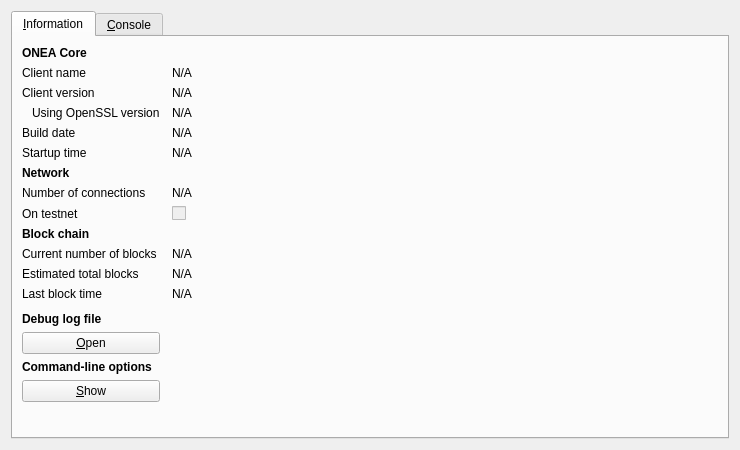
<?xml version="1.0" encoding="UTF-8"?>
<ui version="4.0">
 <class>RPCConsole</class>
 <widget class="QDialog" name="RPCConsole">
  <property name="geometry">
   <rect>
    <x>0</x>
    <y>0</y>
    <width>740</width>
    <height>450</height>
   </rect>
  </property>
  <property name="windowTitle">
   <string>ONEA - Debug window</string>
  </property>
  <layout class="QVBoxLayout" name="verticalLayout_2">
   <item>
    <widget class="QTabWidget" name="tabWidget">
     <property name="currentIndex">
      <number>0</number>
     </property>
     <widget class="QWidget" name="tab_info">
      <attribute name="title">
       <string>&amp;Information</string>
      </attribute>
      <layout class="QGridLayout" name="gridLayout" columnstretch="0,1">
       <property name="horizontalSpacing">
        <number>12</number>
       </property>
       <item row="0" column="0">
        <widget class="QLabel" name="label_9">
         <property name="font">
          <font>
           <weight>75</weight>
           <bold>true</bold>
          </font>
         </property>
         <property name="text">
          <string>ONEA Core</string>
         </property>
        </widget>
       </item>
       <item row="1" column="0">
        <widget class="QLabel" name="label_5">
         <property name="text">
          <string>Client name</string>
         </property>
        </widget>
       </item>
       <item row="1" column="1">
        <widget class="QLabel" name="clientName">
         <property name="cursor">
          <cursorShape>IBeamCursor</cursorShape>
         </property>
         <property name="text">
          <string>N/A</string>
         </property>
         <property name="textFormat">
          <enum>Qt::PlainText</enum>
         </property>
         <property name="textInteractionFlags">
          <set>Qt::LinksAccessibleByMouse|Qt::TextSelectableByKeyboard|Qt::TextSelectableByMouse</set>
         </property>
        </widget>
       </item>
       <item row="2" column="0">
        <widget class="QLabel" name="label_6">
         <property name="text">
          <string>Client version</string>
         </property>
        </widget>
       </item>
       <item row="2" column="1">
        <widget class="QLabel" name="clientVersion">
         <property name="cursor">
          <cursorShape>IBeamCursor</cursorShape>
         </property>
         <property name="text">
          <string>N/A</string>
         </property>
         <property name="textFormat">
          <enum>Qt::PlainText</enum>
         </property>
         <property name="textInteractionFlags">
          <set>Qt::LinksAccessibleByMouse|Qt::TextSelectableByKeyboard|Qt::TextSelectableByMouse</set>
         </property>
        </widget>
       </item>
       <item row="3" column="0">
        <widget class="QLabel" name="label_14">
         <property name="text">
          <string>Using OpenSSL version</string>
         </property>
         <property name="indent">
          <number>10</number>
         </property>
        </widget>
       </item>
       <item row="3" column="1">
        <widget class="QLabel" name="openSSLVersion">
         <property name="cursor">
          <cursorShape>IBeamCursor</cursorShape>
         </property>
         <property name="text">
          <string>N/A</string>
         </property>
         <property name="textFormat">
          <enum>Qt::PlainText</enum>
         </property>
         <property name="textInteractionFlags">
          <set>Qt::LinksAccessibleByMouse|Qt::TextSelectableByKeyboard|Qt::TextSelectableByMouse</set>
         </property>
        </widget>
       </item>
       <item row="4" column="0">
        <widget class="QLabel" name="label_12">
         <property name="text">
          <string>Build date</string>
         </property>
        </widget>
       </item>
       <item row="4" column="1">
        <widget class="QLabel" name="buildDate">
         <property name="cursor">
          <cursorShape>IBeamCursor</cursorShape>
         </property>
         <property name="text">
          <string>N/A</string>
         </property>
         <property name="textFormat">
          <enum>Qt::PlainText</enum>
         </property>
         <property name="textInteractionFlags">
          <set>Qt::LinksAccessibleByMouse|Qt::TextSelectableByKeyboard|Qt::TextSelectableByMouse</set>
         </property>
        </widget>
       </item>
       <item row="5" column="0">
        <widget class="QLabel" name="label_13">
         <property name="text">
          <string>Startup time</string>
         </property>
        </widget>
       </item>
       <item row="5" column="1">
        <widget class="QLabel" name="startupTime">
         <property name="cursor">
          <cursorShape>IBeamCursor</cursorShape>
         </property>
         <property name="text">
          <string>N/A</string>
         </property>
         <property name="textFormat">
          <enum>Qt::PlainText</enum>
         </property>
         <property name="textInteractionFlags">
          <set>Qt::LinksAccessibleByMouse|Qt::TextSelectableByKeyboard|Qt::TextSelectableByMouse</set>
         </property>
        </widget>
       </item>
       <item row="6" column="0">
        <widget class="QLabel" name="label_11">
         <property name="font">
          <font>
           <weight>75</weight>
           <bold>true</bold>
          </font>
         </property>
         <property name="text">
          <string>Network</string>
         </property>
        </widget>
       </item>
       <item row="7" column="0">
        <widget class="QLabel" name="label_7">
         <property name="text">
          <string>Number of connections</string>
         </property>
        </widget>
       </item>
       <item row="7" column="1">
        <widget class="QLabel" name="numberOfConnections">
         <property name="cursor">
          <cursorShape>IBeamCursor</cursorShape>
         </property>
         <property name="text">
          <string>N/A</string>
         </property>
         <property name="textFormat">
          <enum>Qt::PlainText</enum>
         </property>
         <property name="textInteractionFlags">
          <set>Qt::LinksAccessibleByMouse|Qt::TextSelectableByKeyboard|Qt::TextSelectableByMouse</set>
         </property>
        </widget>
       </item>
       <item row="8" column="0">
        <widget class="QLabel" name="label_8">
         <property name="text">
          <string>On testnet</string>
         </property>
        </widget>
       </item>
       <item row="8" column="1">
        <widget class="QCheckBox" name="isTestNet">
         <property name="enabled">
          <bool>false</bool>
         </property>
         <property name="text">
          <string/>
         </property>
        </widget>
       </item>
       <item row="9" column="0">
        <widget class="QLabel" name="label_10">
         <property name="font">
          <font>
           <weight>75</weight>
           <bold>true</bold>
          </font>
         </property>
         <property name="text">
          <string>Block chain</string>
         </property>
        </widget>
       </item>
       <item row="10" column="0">
        <widget class="QLabel" name="label_3">
         <property name="text">
          <string>Current number of blocks</string>
         </property>
        </widget>
       </item>
       <item row="10" column="1">
        <widget class="QLabel" name="numberOfBlocks">
         <property name="cursor">
          <cursorShape>IBeamCursor</cursorShape>
         </property>
         <property name="text">
          <string>N/A</string>
         </property>
         <property name="textFormat">
          <enum>Qt::PlainText</enum>
         </property>
         <property name="textInteractionFlags">
          <set>Qt::LinksAccessibleByMouse|Qt::TextSelectableByKeyboard|Qt::TextSelectableByMouse</set>
         </property>
        </widget>
       </item>
       <item row="11" column="0">
        <widget class="QLabel" name="label_4">
         <property name="text">
          <string>Estimated total blocks</string>
         </property>
        </widget>
       </item>
       <item row="11" column="1">
        <widget class="QLabel" name="totalBlocks">
         <property name="cursor">
          <cursorShape>IBeamCursor</cursorShape>
         </property>
         <property name="text">
          <string>N/A</string>
         </property>
         <property name="textFormat">
          <enum>Qt::PlainText</enum>
         </property>
         <property name="textInteractionFlags">
          <set>Qt::LinksAccessibleByMouse|Qt::TextSelectableByKeyboard|Qt::TextSelectableByMouse</set>
         </property>
        </widget>
       </item>
       <item row="12" column="0">
        <widget class="QLabel" name="label_2">
         <property name="text">
          <string>Last block time</string>
         </property>
        </widget>
       </item>
       <item row="12" column="1">
        <widget class="QLabel" name="lastBlockTime">
         <property name="cursor">
          <cursorShape>IBeamCursor</cursorShape>
         </property>
         <property name="text">
          <string>N/A</string>
         </property>
         <property name="textFormat">
          <enum>Qt::PlainText</enum>
         </property>
         <property name="textInteractionFlags">
          <set>Qt::LinksAccessibleByMouse|Qt::TextSelectableByKeyboard|Qt::TextSelectableByMouse</set>
         </property>
        </widget>
       </item>
       <item row="13" column="0">
        <spacer name="verticalSpacer_2">
         <property name="orientation">
          <enum>Qt::Vertical</enum>
         </property>
         <property name="sizeHint" stdset="0">
          <size>
           <width>20</width>
           <height>20</height>
          </size>
         </property>
        </spacer>
       </item>
       <item row="14" column="0">
        <widget class="QLabel" name="labelDebugLogfile">
         <property name="font">
          <font>
           <weight>75</weight>
           <bold>true</bold>
          </font>
         </property>
         <property name="text">
          <string>Debug log file</string>
         </property>
        </widget>
       </item>
       <item row="15" column="0">
        <widget class="QPushButton" name="openDebugLogfileButton">
         <property name="toolTip">
          <string>Open the ONEA debug log file from the current data directory. This can take a few seconds for large log files.</string>
         </property>
         <property name="text">
          <string>&amp;Open</string>
         </property>
         <property name="autoDefault">
          <bool>false</bool>
         </property>
        </widget>
       </item>
       <item row="16" column="0">
        <widget class="QLabel" name="labelCLOptions">
         <property name="font">
          <font>
           <weight>75</weight>
           <bold>true</bold>
          </font>
         </property>
         <property name="text">
          <string>Command-line options</string>
         </property>
        </widget>
       </item>
       <item row="17" column="0">
        <widget class="QPushButton" name="showCLOptionsButton">
         <property name="toolTip">
          <string>Show the ONEA-Qt help message to get a list with possible ONEA command-line options.</string>
         </property>
         <property name="text">
          <string>&amp;Show</string>
         </property>
         <property name="autoDefault">
          <bool>false</bool>
         </property>
        </widget>
       </item>
       <item row="18" column="0">
        <spacer name="verticalSpacer">
         <property name="orientation">
          <enum>Qt::Vertical</enum>
         </property>
         <property name="sizeHint" stdset="0">
          <size>
           <width>20</width>
           <height>40</height>
          </size>
         </property>
        </spacer>
       </item>
      </layout>
     </widget>
     <widget class="QWidget" name="tab_console">
      <attribute name="title">
       <string>&amp;Console</string>
      </attribute>
      <layout class="QVBoxLayout" name="verticalLayout_3">
       <property name="spacing">
        <number>3</number>
       </property>
       <item>
        <widget class="QTextEdit" name="messagesWidget">
         <property name="minimumSize">
          <size>
           <width>0</width>
           <height>100</height>
          </size>
         </property>
         <property name="readOnly">
          <bool>true</bool>
         </property>
         <property name="tabKeyNavigation" stdset="0">
          <bool>false</bool>
         </property>
         <property name="columnCount" stdset="0">
          <number>2</number>
         </property>
        </widget>
       </item>
       <item>
        <layout class="QHBoxLayout" name="horizontalLayout">
         <property name="spacing">
          <number>3</number>
         </property>
         <item>
          <widget class="QLabel" name="label">
           <property name="text">
            <string notr="true">&gt;</string>
           </property>
          </widget>
         </item>
         <item>
          <widget class="QLineEdit" name="lineEdit"/>
         </item>
         <item>
          <widget class="QPushButton" name="clearButton">
           <property name="maximumSize">
            <size>
             <width>24</width>
             <height>24</height>
            </size>
           </property>
           <property name="toolTip">
            <string>Clear console</string>
           </property>
           <property name="text">
            <string/>
           </property>
           <property name="icon">
            <iconset resource="../bitcoin.qrc">
             <normaloff>:/icons/remove</normaloff>:/icons/remove</iconset>
           </property>
           <property name="shortcut">
            <string notr="true">Ctrl+L</string>
           </property>
           <property name="autoDefault">
            <bool>false</bool>
           </property>
          </widget>
         </item>
        </layout>
       </item>
      </layout>
     </widget>
    </widget>
   </item>
  </layout>
 </widget>
 <resources>
  <include location="../bitcoin.qrc"/>
 </resources>
 <connections/>
</ui>
